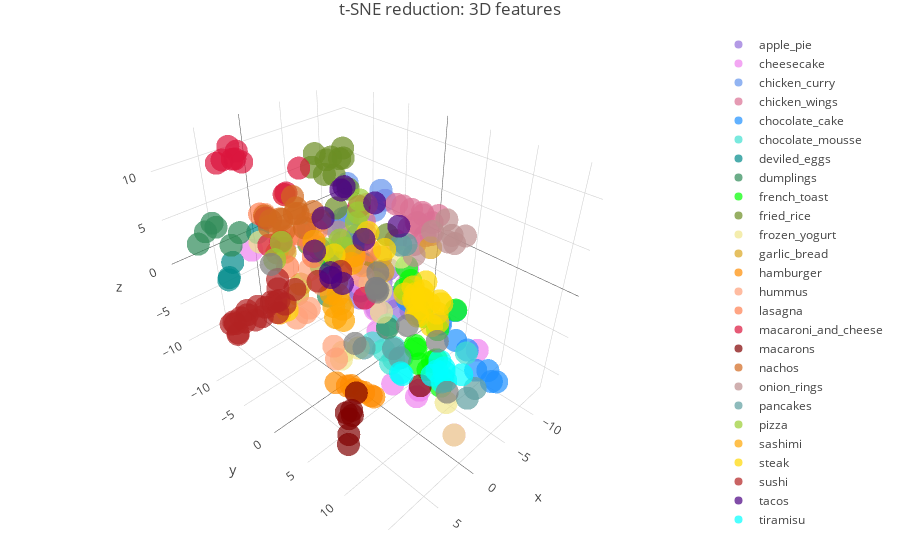

Notebook code for this chart:
### Code cell
traces=[]

for l in unique_labels:
    df_category=df_TSNE_3D[(df_TSNE_3D.mean_vector_labels==l)]
    point_name=str(df_category.mean_vector_labels[df_category.index[0]])
    color_index=labels2color_indices[l]
    color=custom_color_map[color_index] if color_index < len(custom_color_map) else default_color
    trace = go.Scatter3d(
    x=df_category['1'],
    y=df_category['2'],
    z=df_category['3'],
    mode='markers',
    marker=dict(
        color=color,
        opacity=0.7,
        line=dict(color='rgb(140, 140, 170)')
    ),
    name=point_name,
    text=df_category.mean_vector_names,
    )

    traces.append(trace)

layout = go.Layout(
    title='t-SNE reduction: 3D features',
    hovermode='closest',
    margin=dict(
       l=30,
       r=30,
       b=30,
       t=30
    ),
      scene = dict(
        xaxis = dict(
            title='x',
       ),
       yaxis = dict(
           title='y',
       ),
       zaxis = dict(
           title='z',
       ),
    ),
 
)

fig = go.Figure(data=traces, layout=layout)
iplot(fig)

### Figure 1 — Plotly figure (JSON) as saved in the notebook; plotly's stock layout.template omitted (floating-point values rounded to 4 significant figures)
{"data": [{"marker": {"color": "#9370DB", "line": {"color": "rgb(140, 140, 170)"}, "opacity": 0.7}, "mode": "markers", "name": "apple_pie", "text": ["1", "10", "11", "12", "13", "14", "15", "2", "3", "4", "5", "6", "7", "8", "9"], "type": "scatter3d", "uid": "cc19eab4-299c-4f3e-8069-7a711c9b604e", "x": [-0.1254, 0.0128, -1.371, -2.311, -0.5267, -1.149, -1.862, -0.8673, 0.6019, 1.701, -9.033, 1.048, 1.655, -4.333, -0.5218], "y": [1.328, 3.316, 1.077, 3.34, 5.971, 4.686, 2.871, 6.82, 3.482, 3.752, -3.583, 3.021, 5.731, 8.135, 7.751], "z": [3.198, 2.685, 2.399, 2.215, -0.1729, 0.3471, 0.8533, 1.57, 3.92, 2.047, 4.237, 0.5333, 1.111, -2.66, 0.9348]}, {"marker": {"color": "#EE82EE", "line": {"color": "rgb(140, 140, 170)"}, "opacity": 0.7}, "mode": "markers", "name": "cheesecake", "text": ["1", "10", "11", "2", "3", "4", "5", "6", "7", "8", "9"], "type": "scatter3d", "uid": "9bdfecdc-43bf-4aa1-b237-0df1b20f8a47", "x": [2.837, 3.972, -2.814, 2.584, 3.276, -1.731, -3.722, -0.8694, 1.955, 4.202, -5.101], "y": [11.93, 9.937, 13.5, 15.71, 12.03, 2.24, 4.463, 1.176, 6.204, -8.854, 3.175], "z": [-3.469, -3.341, -1.579, -6.148, -3.85, -2.752, 2.056, 0.1754, -0.9061, 1.726, -1.159]}, {"marker": {"color": "#6495ED", "line": {"color": "rgb(140, 140, 170)"}, "opacity": 0.7}, "mode": "markers", "name": "chicken_curry", "text": ["1", "2", "3", "4", "5", "6", "7", "8"], "type": "scatter3d", "uid": "1fb3b079-3dcf-4e51-a6dd-f18eab8152dc", "x": [-9.55, -2.408, -4.274, -2.27, -4.121, -5.625, -5.573, -5.617], "y": [-9.763, -4.554, -4.894, -2.592, -3.282, -5.48, -0.8543, -1.684], "z": [3.809, 3.737, 2.839, 5.185, 2.572, 2.912, 7.584, 5.12]}, {"marker": {"color": "#DB7093", "line": {"color": "rgb(140, 140, 170)"}, "opacity": 0.7}, "mode": "markers", "name": "chicken_wings", "text": ["1", "10", "11", "12", "13", "14", "15", "16", "17", "2", "3", "4", "5", "6", "7", "8", "9"], "type": "scatter3d", "uid": "f7a98ee5-ea9e-4ab2-95b1-e0864f37a76d", "x": [-11.3, -11.5, -11.41, -7.612, -9.884, -10.37, -10.37, -9.477, -13.18, -9.926, -11.62, -5.403, -11.32, -2.097, -8.922, 2.758, -9.63], "y": [-1.088, -0.546, 0.1037, -0.6287, 0.2124, 0.5278, -1.084, -2.35, 0.2839, -0.0518, 0.7442, -2.734, 0.9298, 0.4359, -0.9817, -5.437, -0.6529], "z": [1.659, 3.035, 0.54, 1.283, 2.795, 3.618, 3.629, 4.068, 2.335, 0.05898, 2.299, 2.115, 1.064, 6.152, 4.613, 2.879, 1.922]}, {"marker": {"color": "#1E90FF", "line": {"color": "rgb(140, 140, 170)"}, "opacity": 0.7}, "mode": "markers", "name": "chocolate_cake", "text": ["1", "10", "2", "3", "4", "5", "6", "7", "8", "9"], "type": "scatter3d", "uid": "fbfbf7bd-75a1-433e-bbf8-67ec261247f5", "x": [-0.7865, -2.982, -4.5, -2.733, -3.958, -4.062, -2.956, -4.583, -3.352, -2.126], "y": [12.22, 15.23, 8.158, 11.23, 4.423, 14.11, 12.4, 5.469, 15.53, 14.04], "z": [3.169, -4.22, -2.704, -1.803, -1.649, -4.406, -2.338, -2.609, -4.306, -3.1]}, {"marker": {"color": "#40E0D0", "line": {"color": "rgb(140, 140, 170)"}, "opacity": 0.7}, "mode": "markers", "name": "chocolate_mousse", "text": ["1", "2", "3", "4", "5", "6", "7", "8", "9"], "type": "scatter3d", "uid": "2d01d7ba-669e-4887-acfe-d4e6fe6d14da", "x": [0.4199, 1.004, 3.24, -3.792, 0.9801, 0.9433, 3.384, 0.4801, 1.028], "y": [12.53, 8.267, 6.788, 11.81, 6.005, 7.236, 9.102, 6.02, 7.337], "z": [-3.354, -3.321, -1.162, -3.593, -3.907, -2.827, -1.913, -1.187, -4.152]}, {"marker": {"color": "#008B8B", "line": {"color": "rgb(140, 140, 170)"}, "opacity": 0.7}, "mode": "markers", "name": "deviled_eggs", "text": ["1", "2", "3", "4", "5", "6", "7", "8", "9"], "type": "scatter3d", "uid": "b9d3e445-1095-4b2f-a1df-deceb5d41195", "x": [6.757, -1.166, -1.691, 1.581, -6.071, -2.929, 6.907, -0.9584, 5.744], "y": [-9.445, -3.777, -5.25, -11.44, -3.723, -4.603, -9.361, -4.714, -10.12], "z": [-0.5598, 1.071, 0.5157, 1.552, -2.316, -0.3853, -0.7087, 1.391, 0.4416]}, {"marker": {"color": "#2E8B57", "line": {"color": "rgb(140, 140, 170)"}, "opacity": 0.7}, "mode": "markers", "name": "dumplings", "text": ["1", "2", "3", "4", "5", "6", "7", "8", "9"], "type": "scatter3d", "uid": "c5dd5c92-7db5-4bf9-b68f-f7a200cc235e", "x": [-0.7309, 7.434, -0.2702, 0.6737, 9.184, 5.769, 7.614, 7.021, 8.364], "y": [-6.098, -9.189, 5.267, -1.786, -9.736, -8.033, -9.455, -7.723, -9.528], "z": [3.198, 5.511, -2.432, -1.961, 4.231, 4.728, 5.901, 4.042, 5.279]}, {"marker": {"color": "#00FF00", "line": {"color": "rgb(140, 140, 170)"}, "opacity": 0.7}, "mode": "markers", "name": "french_toast", "text": ["1", "10", "11", "12", "13", "14", "2", "3", "4", "5", "6", "7", "8", "9"], "type": "scatter3d", "uid": "a07d32b7-b789-4c90-89b2-15eae13b022d", "x": [-1.687, -4.563, 4.143, 4.299, 3.63, -0.8286, 3.897, 0.8934, 0.3679, -0.9309, 3.915, 2.78, 3.264, -2.442], "y": [6.59, 3.478, 14.04, 14.49, 13.29, 12.21, 12.59, 11.85, 9.201, 8.747, 1.257, 11.25, 14.38, 5.418], "z": [2.896, -1.11, 2.048, 2.63, 0.3418, 3.199, 0.6833, 1.949, -1.731, 0.5302, 4.584, 0.7198, -0.9447, 3.424]}, {"marker": {"color": "#6B8E23", "line": {"color": "rgb(140, 140, 170)"}, "opacity": 0.7}, "mode": "markers", "name": "fried_rice", "text": ["1", "10", "11", "12", "13", "14", "2", "3", "4", "5", "6", "7", "8", "9"], "type": "scatter3d", "uid": "efbdcd96-0e96-44aa-8d52-ab26949a7192", "x": [-3.619, -2.707, -3.133, -2.431, -5.524, -4.137, -3.663, -4.606, -1.509, -2.689, -2.235, -2.871, -4.253, -3.131], "y": [-4.343, -8.601, -4.63, -3.728, 0.09006, -6.169, -3.298, -4.925, -2.008, -5.511, -6.83, -7.058, -4.591, -5.686], "z": [10.27, -0.439, 8.704, 5.807, 3.167, 9.711, 7.53, 9.857, 3.104, 8.618, 9.065, 10.18, 11.05, 9.9]}, {"marker": {"color": "#F0E68C", "line": {"color": "rgb(140, 140, 170)"}, "opacity": 0.7}, "mode": "markers", "name": "frozen_yogurt", "text": ["1", "10", "11", "12", "13", "2", "3", "4", "5", "6", "7", "8", "9"], "type": "scatter3d", "uid": "53468111-81e6-4876-9769-37e61ff38ecd", "x": [4.656, -0.1875, 3.707, -1.535, 2.585, -5.941, -1.103, 4.951, -4.515, 5.035, -3.529, 1.785, 0.5396], "y": [6.49, 4.56, -7.991, -0.6877, 15.71, 1.611, 3.559, 4.818, -0.4684, 4.701, -0.2325, -5.904, 13.19], "z": [-1.032, -0.9389, 2.835, 4.323, -6.161, 1.068, 0.4991, -2.382, -2.316, -3.237, -1.808, 7.929, -5.734]}, {"marker": {"color": "#DAA520", "line": {"color": "rgb(140, 140, 170)"}, "opacity": 0.7}, "mode": "markers", "name": "garlic_bread", "text": ["1", "10", "2", "3", "4", "5", "6", "7", "8", "9"], "type": "scatter3d", "uid": "8be28237-d405-4452-8f74-50d9b58d7897", "x": [5.006, -0.6539, 2.167, 1.174, 1.027, -5.245, -3.739, -6.562, -5.131, 1.995], "y": [-3.515, -1.992, -6.221, -5.436, 0.3341, -9.598, 1.314, 4.712, -0.3215, -4.974], "z": [4.214, -0.9161, 1.774, -2.144, -1.575, 0.9638, 0.3436, 3.27, 0.5978, -2.737]}, {"marker": {"color": "#FF8C00", "line": {"color": "rgb(140, 140, 170)"}, "opacity": 0.7}, "mode": "markers", "name": "hamburger", "text": ["1", "2", "3", "4", "5", "6", "7", "8", "9"], "type": "scatter3d", "uid": "d72a7506-8fea-416b-a94e-14ae49cbbf64", "x": [-1.016, 0.3904, 0.143, 1.796, 1.95, 1.856, 3.398, 1.071, 2.526], "y": [1.255, 3.867, 3.994, 3.484, 2.587, 1.889, 1.954, 3.452, 3.545], "z": [2.237, -11.85, -12.11, -10.41, -10.2, -10.83, -9.227, -11.16, -9.617]}, {"marker": {"color": "#FFA07A", "line": {"color": "rgb(140, 140, 170)"}, "opacity": 0.7}, "mode": "markers", "name": "hummus", "text": ["1", "10", "11", "12", "2", "3", "4", "5", "6", "7", "8", "9"], "type": "scatter3d", "uid": "68a07c96-631d-4857-a099-3cf9a31e29ee", "x": [3.61, -4.534, 5.794, -7.288, 5.722, 4.591, 4.958, 5.684, 2.602, -4.395, -2.653, 3.388], "y": [-0.7848, -3.581, 4.641, -6.563, 4.839, 0.07103, -0.003006, -0.4893, -0.3189, -1.612, -0.338, -7.164], "z": [3.029, -0.8743, -1.267, -0.8301, -2.673, -0.3097, -0.6447, -1.142, 1.152, 6.24, -0.5879, 6.074]}, {"marker": {"color": "#FF7F50", "line": {"color": "rgb(140, 140, 170)"}, "opacity": 0.7}, "mode": "markers", "name": "lasagna", "text": ["1", "10", "11", "2", "3", "4", "5", "6", "7", "8", "9"], "type": "scatter3d", "uid": "23f42808-fe35-4428-92de-8e32db08aac6", "x": [-3.881, 3.207, -0.1858, 3.322, 2.83, 0.3944, -6.326, 2.844, 3.463, 4.469, 2.225], "y": [-0.6535, -8.254, -4.064, -2.002, -1.932, -3.399, -5.386, -1.361, -0.2998, -2.494, -5.919], "z": [1.772, 5.597, 2.258, 6.025, 6.99, 4.668, -2.063, 5.305, 4.595, 6.111, 0.2305]}, {"marker": {"color": "#DC143C", "line": {"color": "rgb(140, 140, 170)"}, "opacity": 0.7}, "mode": "markers", "name": "macaroni_and_cheese", "text": ["1", "10", "11", "12", "13", "14", "15", "2", "3", "4", "5", "6", "7", "8", "9"], "type": "scatter3d", "uid": "53d03190-918b-43c0-899f-9556c6f104bc", "x": [4.296, 1.911, 3.277, -1.442, 2.384, 3.57, 5.367, 1.206, 3.287, 3.46, 3.592, 3.987, -6.05, 5.231, 4.128], "y": [-10.38, -5.871, -10.06, -7.762, -4.941, -4.708, -10.95, 3.18, -7.165, -10.86, -6.761, -9.587, -3.583, -10.11, -10.2], "z": [12.04, 8.041, 10.31, 8.927, 8.702, 4.283, 10.59, 9.991, 2.654, 10.43, 5.931, 11.74, -6.773, 11.11, 10.82]}, {"marker": {"color": "#800000", "line": {"color": "rgb(140, 140, 170)"}, "opacity": 0.7}, "mode": "markers", "name": "macarons", "text": ["1", "2", "3", "4", "5", "6", "7", "8"], "type": "scatter3d", "uid": "3a207f0d-88f0-4f30-94d0-c2621d19e87a", "x": [-0.1767, 6.455, 3.154, 7.123, 7.567, 6.228, 6.564, 5.69], "y": [9.643, 7.046, 4.569, 7.697, 8.105, 7.173, 6.831, 6.68], "z": [-6.717, -7.966, -8.922, -8.995, -9.603, -6.977, -7.278, -8.415]}, {"marker": {"color": "#D2691E", "line": {"color": "rgb(140, 140, 170)"}, "opacity": 0.7}, "mode": "markers", "name": "nachos", "text": ["1", "10", "11", "12", "2", "3", "4", "5", "6", "7", "8", "9"], "type": "scatter3d", "uid": "e7f76205-7561-42e6-a1e3-03def4c44539", "x": [-2.153, -3.487, -0.8513, -2.046, -2.045, -3.784, -2.228, -0.7974, -1.511, -0.01172, -3.608, -0.786], "y": [-8.43, -11.79, -12.45, -9.451, -11.89, -8.9, -9.429, -10.68, -11.35, -11.59, -11.87, -13.37], "z": [1.795, 3.681, 1.597, 3.784, 0.0402, 2.889, 3.076, 2.503, 1.88, 1.563, 1.553, 1.81]}, {"marker": {"color": "#BC8F8F", "line": {"color": "rgb(140, 140, 170)"}, "opacity": 0.7}, "mode": "markers", "name": "onion_rings", "text": ["1", "2", "3", "4", "5", "6", "7", "8"], "type": "scatter3d", "uid": "7f1ab50a-65bf-4f80-aea9-901e3d1d8fb7", "x": [-10.35, -8.105, -8.118, -3.156, -4.895, -9.64, -9.308, -12.32], "y": [1.867, 6.292, 5.484, -4.29, 4.164, 6.348, 5.04, 2.052], "z": [2.244, 3.735, 3.571, 2.621, 2.931, 3.933, 3.587, 2.886]}, {"marker": {"color": "#5F9EA0", "line": {"color": "rgb(140, 140, 170)"}, "opacity": 0.7}, "mode": "markers", "name": "pancakes", "text": ["1", "2", "3", "4", "5", "6", "7", "8", "9"], "type": "scatter3d", "uid": "716ee16f-6acf-4333-b50e-1768eff408a8", "x": [-4.207, -2.309, -3.296, 1.172, -0.2043, 4.222, 3.849, -2.905, -1.22], "y": [3.069, -1.305, 4.483, 3.648, 14.78, 10.11, 10.51, -1.251, 14.78], "z": [3.855, 2.823, 4.958, -4.995, -4.572, 0.8954, -0.0683, 3.696, -4.135]}, {"marker": {"color": "#9ACD32", "line": {"color": "rgb(140, 140, 170)"}, "opacity": 0.7}, "mode": "markers", "name": "pizza", "text": ["1", "2", "3", "4", "5", "6", "7", "8"], "type": "scatter3d", "uid": "685e251b-d16c-4338-bed8-3a0eadcd18f8", "x": [1.444, 0.9095, 0.5572, 0.38, -3.936, 0.8782, 0.5428, 0.9662], "y": [3.514, 0.412, 0.5807, -9.185, -7.507, -9.951, 2.144, 2.834], "z": [10.78, 5.472, 4.554, 0.8249, -1.139, -1.421, 7.799, 9.165]}, {"marker": {"color": "#FFA500", "line": {"color": "rgb(140, 140, 170)"}, "opacity": 0.7}, "mode": "markers", "name": "sashimi", "text": ["1", "10", "2", "3", "4", "5", "6", "7", "8", "9"], "type": "scatter3d", "uid": "abc2a165-8890-4fa5-bee7-beed4bdc1ffc", "x": [-3.305, -1.038, -1.474, -2.173, -2.853, -1.165, -3.368, -1.851, 0.8026, -1.226], "y": [-2.277, -2.817, -3.854, -3.582, -2.187, -3.189, -8.514, -2.512, -10.2, -1.881], "z": [0.6618, -6.232, -3.862, -4.263, -0.001441, -5.061, -0.3749, -6.909, -8.739, -4.714]}, {"marker": {"color": "#FFD700", "line": {"color": "rgb(140, 140, 170)"}, "opacity": 0.7}, "mode": "markers", "name": "steak", "text": ["1", "10", "11", "12", "13", "14", "15", "16", "17", "18", "19", "2", "20", "21", "22", "3", "4", "5", "6", "7", "8", "9"], "type": "scatter3d", "uid": "16f7effb-443f-4225-8a0b-831b85440892", "x": [-10.26, -10.61, -4.914, -8.614, -10.24, -8.801, -11.96, -11.91, -11.41, -8.459, -7.543, -12.19, -7.649, 4.064, -9.859, -5.473, -10.09, -10.89, -11.05, -11.02, -10.33, -10.93], "y": [1.237, 1.884, -7.114, 1.512, 0.4577, -5.812, 2.278, 2.139, 3.019, 2.12, 2.199, -0.01565, 2.234, -4.122, -1.01, -0.1501, 1.07, -0.7451, 0.5361, 0.6032, 2.69, 3.063], "z": [-6.634, -7.021, -2.181, -4.824, -9.079, -0.4378, -7.165, -8.961, -6.875, -7.456, -4.588, -5.848, -4.921, -3.139, -6.846, 1.393, -7.921, -6.255, -6.251, -7.255, -9.547, -9.178]}, {"marker": {"color": "#B22222", "line": {"color": "rgb(140, 140, 170)"}, "opacity": 0.7}, "mode": "markers", "name": "sushi", "text": ["1", "10", "11", "12", "13", "14", "15", "16", "17", "18", "19", "2", "20", "21", "22", "23", "3", "4", "5", "6", "7", "8", "9"], "type": "scatter3d", "uid": "8c4f2118-908f-44ad-ba27-1cd25d5b14f9", "x": [3.376, 0.9715, -1.804, 2.555, 1.641, 3.118, 2.517, 4.509, 1.329, 5.086, -2.314, 4.259, 5.553, 4.05, 5.593, 3.376, 1.06, 4.488, 4.732, 1.653, 1.911, 2.172, 5.462], "y": [-9.799, -6.775, -2.657, -10.16, -8.834, -10.85, -8.147, -13.73, -9.163, -12.52, -6.909, -12.04, -11.6, -13.2, -12.11, -11.25, -10.2, -10.94, -10.51, -8.864, -7.44, -9.566, -12.99], "z": [-7.578, -3.603, -0.6898, -6.933, -4.224, -6.862, -5.087, -10.17, -3.346, -10.68, -4.273, -9.073, -9.634, -9.27, -8.332, -8.857, -8.543, -7.314, -6.358, -5.791, -5.37, -6.1, -9.248]}, {"marker": {"color": "#4B0082", "line": {"color": "rgb(140, 140, 170)"}, "opacity": 0.7}, "mode": "markers", "name": "tacos", "text": ["1", "10", "2", "3", "4", "5", "6", "7", "8", "9"], "type": "scatter3d", "uid": "8f2213da-d929-4745-98f9-ee508bea6f57", "x": [-6.037, -8.183, 1.206, 0.6574, -2.33, -8.876, -4.85, -1.571, -1.596, -4.454], "y": [-9.971, -9.333, -0.6979, -1.375, -3.024, -9.562, 2.183, 0.8948, -6.333, -0.5663], "z": [0.8131, 3.674, 1.034, 0.9886, -2.609, 3.735, 5.249, 4.686, 0.1514, 6.788]}, {"marker": {"color": "#00FFFF", "line": {"color": "rgb(140, 140, 170)"}, "opacity": 0.7}, "mode": "markers", "name": "tiramisu", "text": ["1", "10", "2", "3", "4", "5", "6", "7", "8", "9"], "type": "scatter3d", "uid": "84c52ceb-3877-4ef8-88aa-c49a522f4f1e", "x": [-2.776, 3.587, -1.15, -0.5675, -1.984, -2.307, -1.109, 3.533, -1.639, -1.702], "y": [10.23, 10.43, 10.66, 11.72, 10.86, 12.58, 10.19, 10.57, 10.52, 11.34], "z": [-5.825, -1.981, -4.833, -5.045, -5.322, -4.757, -5.633, -2.109, -3.997, -5.964]}, {"marker": {"color": "#808080", "line": {"color": "rgb(140, 140, 170)"}, "opacity": 0.7}, "mode": "markers", "name": "waffles", "text": ["1", "10", "2", "3", "4", "5", "6", "7", "8", "9"], "type": "scatter3d", "uid": "4424a480-f162-451f-ae5d-f87c6dfaa25b", "x": [-1.173, 6.059, 4.907, 0.4603, 3.096, 1.31, 4.9, 2.978, -1.987, 2.983], "y": [6.896, -3.038, 8.779, 4.655, 14.93, 2.542, 8.771, 7.104, 9.793, 7.036], "z": [-1.727, 3.698, 6.571, 3.804, -1.332, -5.021, 6.566, 4.532, -2.33, 4.309]}], "layout": {"hovermode": "closest", "margin": {"b": 30, "l": 30, "r": 30, "t": 30}, "scene": {"xaxis": {"title": "x"}, "yaxis": {"title": "y"}, "zaxis": {"title": "z"}}, "title": "t-SNE reduction: 3D features"}}
